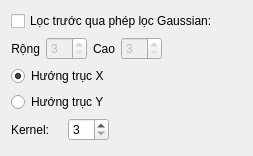
<ui version="4.0">
 <class>SobelWidget</class>
 <widget class="QWidget" name="SobelWidget">
  <property name="geometry">
   <rect>
    <x>0</x>
    <y>0</y>
    <width>253</width>
    <height>156</height>
   </rect>
  </property>
  <property name="windowTitle">
   <string>Form</string>
  </property>
  <layout class="QGridLayout" name="gridLayout">
   <item row="0" column="0" colspan="3">
    <widget class="QCheckBox" name="gaussFilterChbx">
     <property name="text">
      <string>Lọc trước qua phép lọc Gaussian:</string>
     </property>
    </widget>
   </item>
   <item row="1" column="0" colspan="3">
    <layout class="QHBoxLayout" name="horizontalLayout">
     <item>
      <widget class="QLabel" name="label_2">
       <property name="text">
        <string>Rộng</string>
       </property>
       <property name="alignment">
        <set>Qt::AlignRight|Qt::AlignTrailing|Qt::AlignVCenter</set>
       </property>
      </widget>
     </item>
     <item>
      <widget class="QSpinBox" name="rowSbx">
       <property name="enabled">
        <bool>false</bool>
       </property>
       <property name="minimum">
        <number>3</number>
       </property>
       <property name="maximum">
        <number>15</number>
       </property>
       <property name="singleStep">
        <number>2</number>
       </property>
       <property name="value">
        <number>3</number>
       </property>
      </widget>
     </item>
     <item>
      <widget class="QLabel" name="label">
       <property name="text">
        <string>Cao</string>
       </property>
       <property name="alignment">
        <set>Qt::AlignRight|Qt::AlignTrailing|Qt::AlignVCenter</set>
       </property>
      </widget>
     </item>
     <item>
      <widget class="QSpinBox" name="colSbx">
       <property name="enabled">
        <bool>false</bool>
       </property>
       <property name="minimum">
        <number>3</number>
       </property>
       <property name="maximum">
        <number>15</number>
       </property>
       <property name="singleStep">
        <number>2</number>
       </property>
       <property name="value">
        <number>3</number>
       </property>
      </widget>
     </item>
     <item>
      <spacer name="horizontalSpacer">
       <property name="orientation">
        <enum>Qt::Horizontal</enum>
       </property>
       <property name="sizeHint" stdset="0">
        <size>
         <width>40</width>
         <height>20</height>
        </size>
       </property>
      </spacer>
     </item>
    </layout>
   </item>
   <item row="2" column="0" colspan="2">
    <widget class="QRadioButton" name="xAxisRbtn">
     <property name="text">
      <string>Hướng trục X</string>
     </property>
     <property name="checked">
      <bool>true</bool>
     </property>
    </widget>
   </item>
   <item row="3" column="0" colspan="2">
    <widget class="QRadioButton" name="yAxisRbtn">
     <property name="text">
      <string>Hướng trục Y</string>
     </property>
    </widget>
   </item>
   <item row="4" column="0">
    <widget class="QLabel" name="label_3">
     <property name="text">
      <string>Kernel:</string>
     </property>
    </widget>
   </item>
   <item row="4" column="1">
    <widget class="QSpinBox" name="kernelSbx">
     <property name="sizePolicy">
      <sizepolicy hsizetype="Fixed" vsizetype="Fixed">
       <horstretch>0</horstretch>
       <verstretch>0</verstretch>
      </sizepolicy>
     </property>
     <property name="minimum">
      <number>3</number>
     </property>
     <property name="maximum">
      <number>15</number>
     </property>
     <property name="singleStep">
      <number>2</number>
     </property>
    </widget>
   </item>
   <item row="4" column="2">
    <spacer name="horizontalSpacer_2">
     <property name="orientation">
      <enum>Qt::Horizontal</enum>
     </property>
     <property name="sizeHint" stdset="0">
      <size>
       <width>100</width>
       <height>20</height>
      </size>
     </property>
    </spacer>
   </item>
  </layout>
 </widget>
 <resources/>
 <connections/>
</ui>
